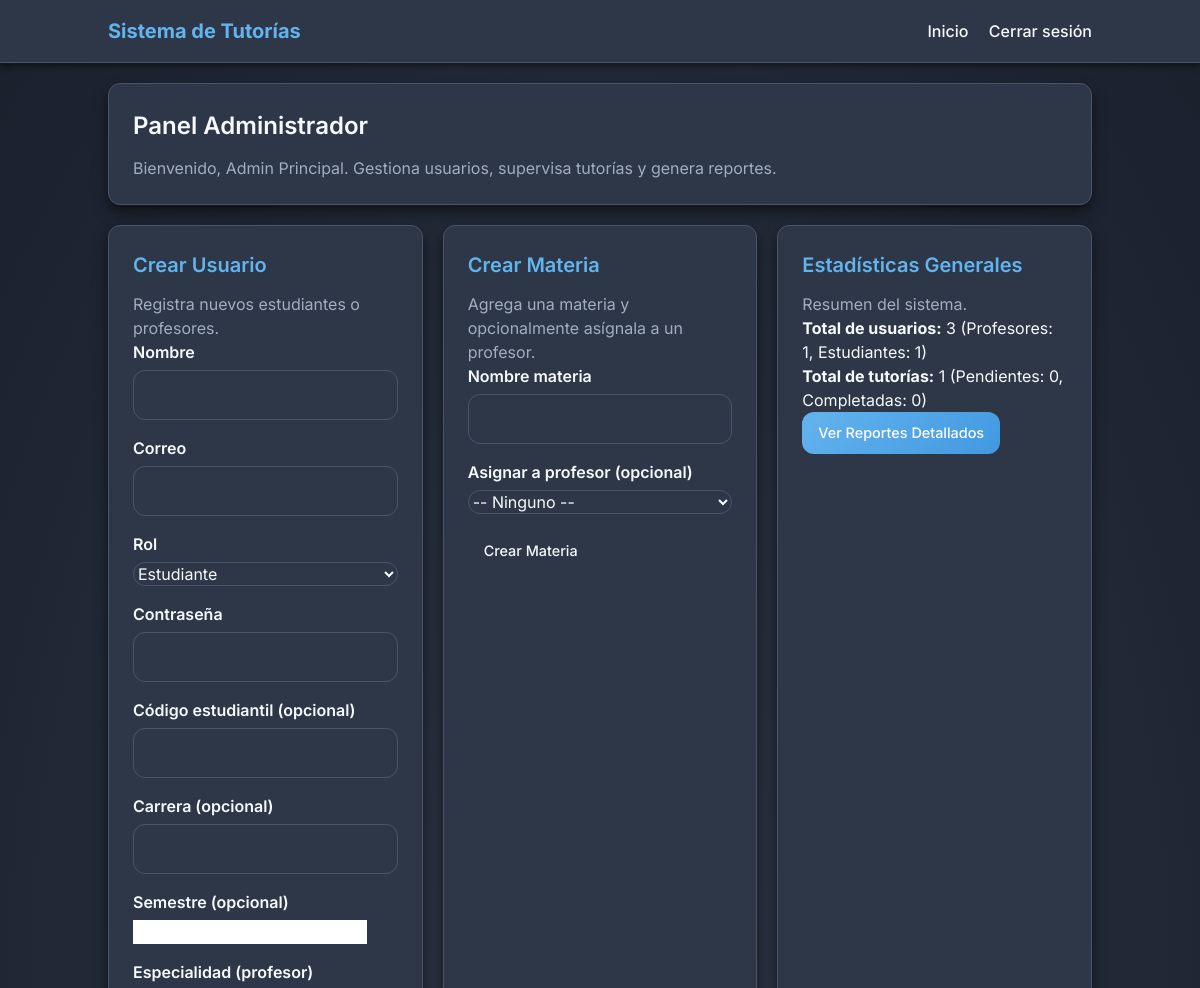
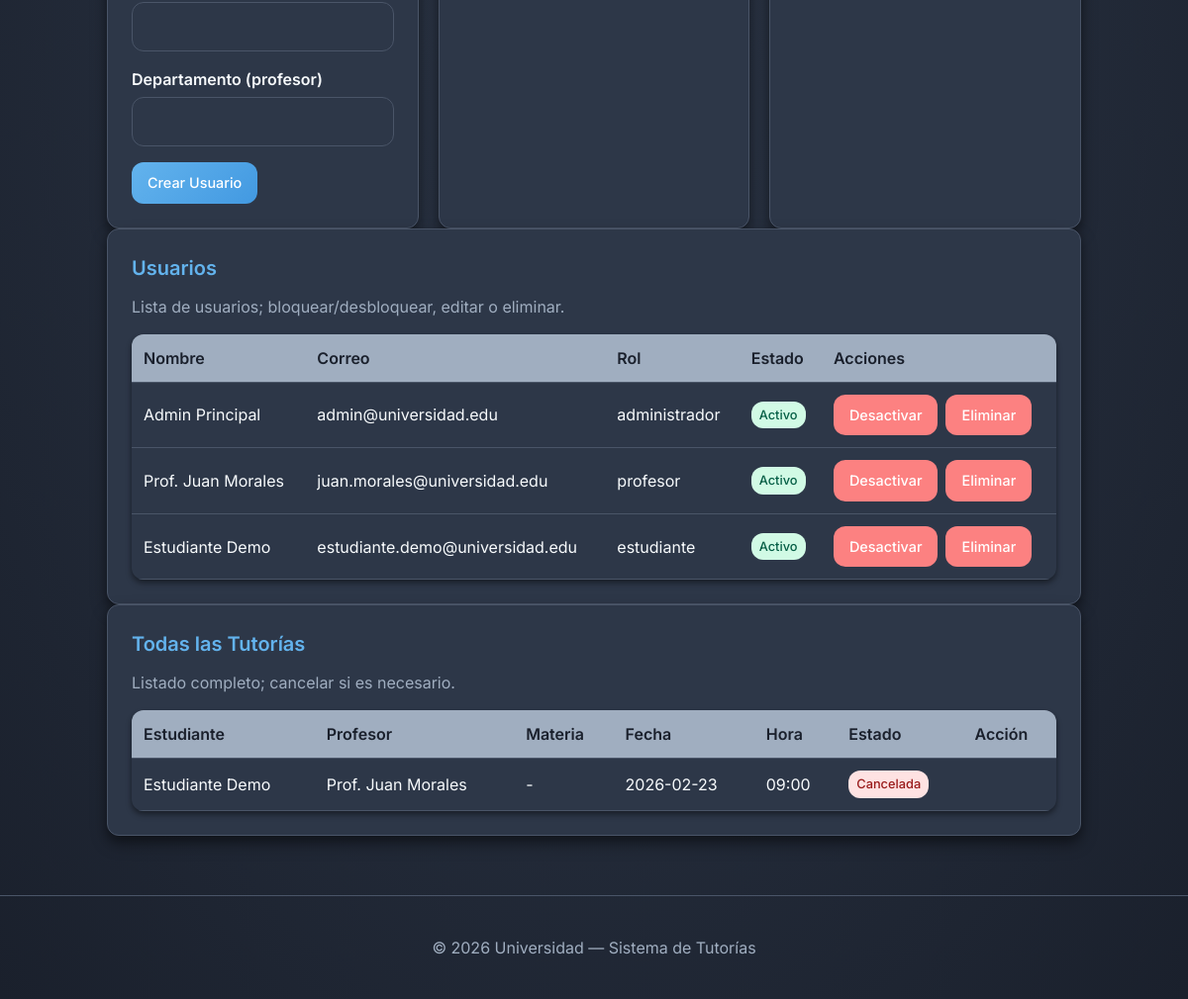
Page /dashboard_admin.php (signed in) on the committed database (2 pictures, top to bottom).
### tables this page shows
CREATE TABLE `usuarios` (
  `id_usuario` int(10) UNSIGNED NOT NULL,
  `nombre` varchar(150) NOT NULL,
  `correo` varchar(200) NOT NULL,
  `contrasena` varchar(255) NOT NULL,
  `rol` enum('administrador','profesor','estudiante') NOT NULL,
  `estado` enum('activo','inactivo') NOT NULL DEFAULT 'activo',
  `fecha_registro` timestamp NOT NULL DEFAULT current_timestamp()
);

CREATE TABLE `tutorias` (
  `id_tutoria` int(10) UNSIGNED NOT NULL,
  `id_estudiante` int(10) UNSIGNED NOT NULL,
  `id_profesor` int(10) UNSIGNED NOT NULL,
  `id_materia` int(10) UNSIGNED DEFAULT NULL,
  `fecha` date NOT NULL,
  `hora` time NOT NULL,
  `estado` enum('pendiente','aceptada','cancelada','realizada') NOT NULL DEFAULT 'pendiente',
  `observaciones` text DEFAULT NULL,
  `fecha_creacion` timestamp NOT NULL DEFAULT current_timestamp()
);

### dashboard_admin.php (the view, shortened to what this page needs)
<?php
include_once 'header.php';
require_once 'conexion.php';
?>
<section class="card">
  <h2>Panel Administrador</h2>
  <p class="muted">Bienvenido, <?php echo htmlspecialchars($_SESSION['user_name'] ?? ''); ?>. Gestiona usuarios, supervisa tutorías y genera reportes.</p>
</section>
<div class="dashboard-grid admin-panel">
  <div class="card">
    <h3>Crear Usuario</h3>
    <p class="muted">Registra nuevos estudiantes o profesores.</p>
    <form method="post">
      <div class="field"><label>Nombre</label><input type="text" name="nombre" required></div>
      <div class="field"><label>Correo</label><input type="email" name="correo" required></div>
      <div class="field"><label>Rol</label>
        <select name="rol" required>
          <option value="estudiante">Estudiante</option>
        </select>
      </div>
      <div class="field"><label>Contraseña</label><input type="password" name="password" required></div>
      <div class="field"><label>Código estudiantil (opcional)</label><input type="text" name="codigo_estudiantil"></div>
      <div class="field"><label>Carrera (opcional)</label><input type="text" name="carrera"></div>
      <div class="field"><label>Semestre (opcional)</label><input type="number" name="semestre" min="1"></div>
      <div class="field"><label>Especialidad (profesor)</label><input type="text" name="especialidad"></div>
      <div class="field"><label>Departamento (profesor)</label><input type="text" name="departamento"></div>
      <button class="btn primary" type="submit">Crear Usuario</button>
    </form>
  </div>
  <div class="card">
    <h3>Crear Materia</h3>
    <p class="muted">Agrega una materia y opcionalmente asígnala a un profesor.</p>
    <form method="post">
      <div class="field"><label>Nombre materia</label><input type="text" name="materia_nombre" required></div>
      <div class="field"><label>Asignar a profesor (opcional)</label>
        <select name="asign_prof">
          <option value="0">-- Ninguno --</option>
        </select>
      </div>
      <button class="btn" type="submit">Crear Materia</button>
    </form>
  </div>
  <div class="card">
    <h3>Estadísticas Generales</h3>
    <p class="muted">Resumen del sistema.</p>
    <?php
    $total_users = $pdo->query('SELECT COUNT(*) FROM usuarios')->fetchColumn();
    $total_profesores = $pdo->query('SELECT COUNT(*) FROM profesores')->fetchColumn();
    $total_estudiantes = $pdo->query('SELECT COUNT(*) FROM estudiantes')->fetchColumn();
    $total_tutorias = $pdo->query('SELECT COUNT(*) FROM tutorias')->fetchColumn();
    $tutorias_pendientes = $pdo->query("SELECT COUNT(*) FROM tutorias WHERE estado = 'pendiente'")->fetchColumn();
    $tutorias_completadas = $pdo->query("SELECT COUNT(*) FROM tutorias WHERE estado = 'realizada'")->fetchColumn();
    ?>
    <ul>
      <li><strong>Total de usuarios:</strong> <?php echo $total_users; ?> (Profesores: <?php echo $total_profesores; ?>, Estudiantes: <?php echo $total_estudiantes; ?>)</li>
      <li><strong>Total de tutorías:</strong> <?php echo $total_tutorias; ?> (Pendientes: <?php echo $tutorias_pendientes; ?>, Completadas: <?php echo $tutorias_completadas; ?>)</li>
    </ul>
    <a class="btn primary" href="reportes.php">Ver Reportes Detallados</a>
  </div>
</div>
<section class="card">
  <h3>Usuarios</h3>
  <p class="muted">Lista de usuarios; bloquear/desbloquear, editar o eliminar.</p>
  <table class="table">
    <thead><tr><th>Nombre</th><th>Correo</th><th>Rol</th><th>Estado</th><th>Acciones</th></tr></thead>
    <tbody>
    <?php
    $stmt = $pdo->query('SELECT id_usuario, nombre, correo, rol, estado FROM usuarios ORDER BY id_usuario');
    while ($row = $stmt->fetch()) {
      echo '<tr>';
      echo '<td>'.htmlspecialchars($row['nombre']).'</td>';
      echo '<td>'.htmlspecialchars($row['correo']).'</td>';
      echo '<td>'.htmlspecialchars($row['rol']).'</td>';
      echo '<td>'.(htmlspecialchars($row['estado']) === 'inactivo' ? '<span class="chip cancelada">Inactivo</span>' : '<span class="chip aceptada">Activo</span>').'</td>';
      echo '<td>';
      if ($row['estado'] === 'inactivo') {
        echo '<form method="post" style="display:inline-block;margin-right:8px">';
        echo '<input type="hidden" name="action" value="toggle_state">';
        echo '<input type="hidden" name="user_id" value="'.intval($row['id_usuario']).'">';
        echo '<input type="hidden" name="state" value="activo">';
        echo '<button class="btn success" type="submit">Activar</button>';
        echo '</form>';
      } else {
        echo '<form method="post" style="display:inline-block;margin-right:8px">';
        echo '<button class="btn danger" type="submit" onclick="return confirmAction(this.form, \"Cambiar estado a inactivo?\")">Desactivar</button>';
        echo '</form>';
      }
      echo '<form method="post" style="display:inline-block">';
      echo '<button class="btn danger" type="submit" onclick="return confirmAction(this.form, \"Eliminar usuario?\")">Eliminar</button>';
      echo '</form>';
      echo '</td>';
      echo '</tr>';
    }
    ?>
    </tbody>
  </table>
</section>
<section class="card">
  <h3>Todas las Tutorías</h3>
  <p class="muted">Listado completo; cancelar si es necesario.</p>
  <table class="table">
    <thead><tr><th>Estudiante</th><th>Profesor</th><th>Materia</th><th>Fecha</th><th>Hora</th><th>Estado</th><th>Acción</th></tr></thead>
    <tbody>
    <?php
        $sql = 'SELECT t.id_tutoria AS id, t.fecha, t.hora, t.estado, uest.nombre AS estudiante, uprof.nombre AS profesor
            FROM tutorias t
            JOIN estudiantes est ON t.id_estudiante = est.id_estudiante
            JOIN usuarios uest ON est.id_usuario = uest.id_usuario
            JOIN profesores prof ON t.id_profesor = prof.id_profesor
            JOIN usuarios uprof ON prof.id_usuario = uprof.id_usuario
            ORDER BY t.fecha DESC, t.hora DESC';
        foreach ($pdo->query($sql) as $t) {
        echo '<tr>';
        echo '<td>'.htmlspecialchars($t['estudiante']).'</td>';
        echo '<td>'.htmlspecialchars($t['profesor']).'</td>';
          echo '<td>-</td>';
        echo '<td>'.htmlspecialchars($t['fecha']).'</td>';
        echo '<td>'.htmlspecialchars(substr($t['hora'],0,5)).'</td>';
        echo '<td><span class="chip '.htmlspecialchars($t['estado']).'">'.htmlspecialchars(ucfirst($t['estado'])).'</span></td>';
        echo '<td>';
        echo '</td>';
        echo '</tr>';
    }
    ?>
    </tbody>
  </table>
</section>
<?php include_once 'footer.php'; ?>

### header.php (shortened to what this page needs)
<!doctype html>
<html lang="es">
<head>
	<script src="https://cdn.tailwindcss.com"></script>
	<link rel="stylesheet" href="css/diseño.css">
</head>
<body<?php if (basename($_SERVER['PHP_SELF']) == 'login.php') echo ' class="login-page"'; ?>>
	<?php if (basename($_SERVER['PHP_SELF']) != 'login.php'): ?>
	<header class="site-header">
		<div class="container header-inner">
			<a class="brand" href="index.php">Sistema de Tutorías</a>
			<nav class="main-nav">
				<a href="index.php">Inicio</a>
				<?php if(!isset($_SESSION['user_id'])): ?>
					<a href="login.php">Iniciar sesión</a>
					<a href="registro.php">Registro</a>
					<a href="recuperar.php">Recuperar acceso</a>
				<?php else: ?>
					<a href="logout.php">Cerrar sesión</a>
				<?php endif; ?>
			</nav>
		</div>
	</header>
	<?php endif; ?>
	<main class="container">

### footer.php (shortened to what this page needs)
</main>
<footer class="site-footer">
	<div class="container">
		<p>&copy; <?php echo date('Y'); ?> Universidad — Sistema de Tutorías</p>
	</div>
</footer>
</body>
</html>

### css/diseño.css (style rules this page uses)
:root { --bg: #1a202c; --panel: #2d3748; --text: #f7fafc; --muted: #a0aec0; --accent: #63b3ed; --success: #68d391; --warning: #fbb6ce; --danger: #fc8181; --border: #4a5568; --shadow: 0 4px 6px rgba(0, 0, 0, 0.3), 0 2px 4px rgba(0, 0, 0, 0.2); --radius: 12px; --transition: all 0.3s ease; }
* { box-sizing: border-box; }
body { font-family: 'Inter', -apple-system, BlinkMacSystemFont, 'Segoe UI', Roboto, sans-serif; margin: 0; background: radial-gradient(ellipse at center, #2d3748 0%, #1a202c 100%); color: var(--text); line-height: 1.6; min-height: 100vh; }
.container { max-width: 1200px; margin: 0 auto; padding: 20px; }
.site-header { background: var(--panel); box-shadow: var(--shadow); border-bottom: 1px solid var(--border); }
.header-inner { display: flex; align-items: center; justify-content: space-between; padding: 16px 20px; }
.brand { font-weight: 700; color: var(--accent); text-decoration: none; font-size: 1.25rem; }
.main-nav a { margin-left: 16px; color: var(--text); text-decoration: none; font-weight: 500; transition: var(--transition); }
.site-footer { margin-top: 40px; padding: 20px 0; text-align: center; color: var(--muted); border-top: 1px solid var(--border); }
.dashboard-grid { display: grid; grid-template-columns: repeat(auto-fit, minmax(300px, 1fr)); gap: 20px; margin-top: 20px; }
.card { background: var(--panel); border-radius: var(--radius); padding: 24px; box-shadow: 0 8px 16px rgba(0, 0, 0, 0.4), 0 4px 8px rgba(0, 0, 0, 0.2); border: 1px solid var(--border); transition: var(--transition); backdrop-filter: blur(10px); }
.card h2, .card h3 { margin: 0 0 12px; font-weight: 600; }
.card h2 { font-size: 1.5rem; color: var(--text); }
.card h3 { font-size: 1.25rem; color: var(--accent); }
.card p { color: var(--muted); }
.btn { display: inline-flex; align-items: center; padding: 10px 16px; border-radius: var(--radius); text-decoration: none; font-weight: 500; font-size: 0.9rem; transition: var(--transition); border: none; cursor: pointer; }
.btn.primary { background: var(--accent); color: #fff; }
.btn.danger { background: var(--danger); color: #fff; }
.field { margin-bottom: 16px; }
label { display: block; margin-bottom: 6px; font-weight: 600; color: var(--text); }
input[type="text"], input[type="email"], input[type="password"], input[type="date"], input[type="time"], select, textarea { width: 100%; padding: 12px; border: 1px solid var(--border); border-radius: var(--radius); background: var(--panel); color: var(--text); font-size: 1rem; transition: var(--transition); }
.table { width: 100%; border-collapse: collapse; margin-top: 16px; background: var(--panel); border-radius: var(--radius); overflow: hidden; box-shadow: var(--shadow); }
.table th, .table td { padding: 12px; text-align: left; border-bottom: 1px solid var(--border); }
.table th { background: var(--muted); font-weight: 600; color: var(--bg); }
.chip { display: inline-flex; align-items: center; padding: 4px 8px; border-radius: 12px; font-size: 0.8rem; font-weight: 500; }
.chip.aceptada { background: #d1fae5; color: #065f46; }
.chip.cancelada { background: #fee2e2; color: #991b1b; }
.btn.primary { background: linear-gradient(135deg, #63b3ed 0%, #4299e1 100%); border: none; color: white; }

### rows in the picture
usuarios: nombre "Admin Principal", correo "admin@universidad.edu", rol "administrador", estado "Activo"
usuarios: nombre "Prof. Juan Morales", correo "juan.morales@universidad.edu", rol "profesor", estado "Activo"
usuarios: nombre "Estudiante Demo", correo "estudiante.demo@universidad.edu", rol "estudiante", estado "Activo"
tutorias: usuarios.nombre "Estudiante Demo", usuarios.nombre "Prof. Juan Morales", fecha "2026-02-23", hora "09:00", estado "Cancelada"

### other values in the picture
$_SESSION['user_name'] "Admin Principal"
$total_users "3"
$total_profesores "1"
$total_estudiantes "1"
$total_tutorias "1"
$tutorias_pendientes "0"
$tutorias_completadas "0"
